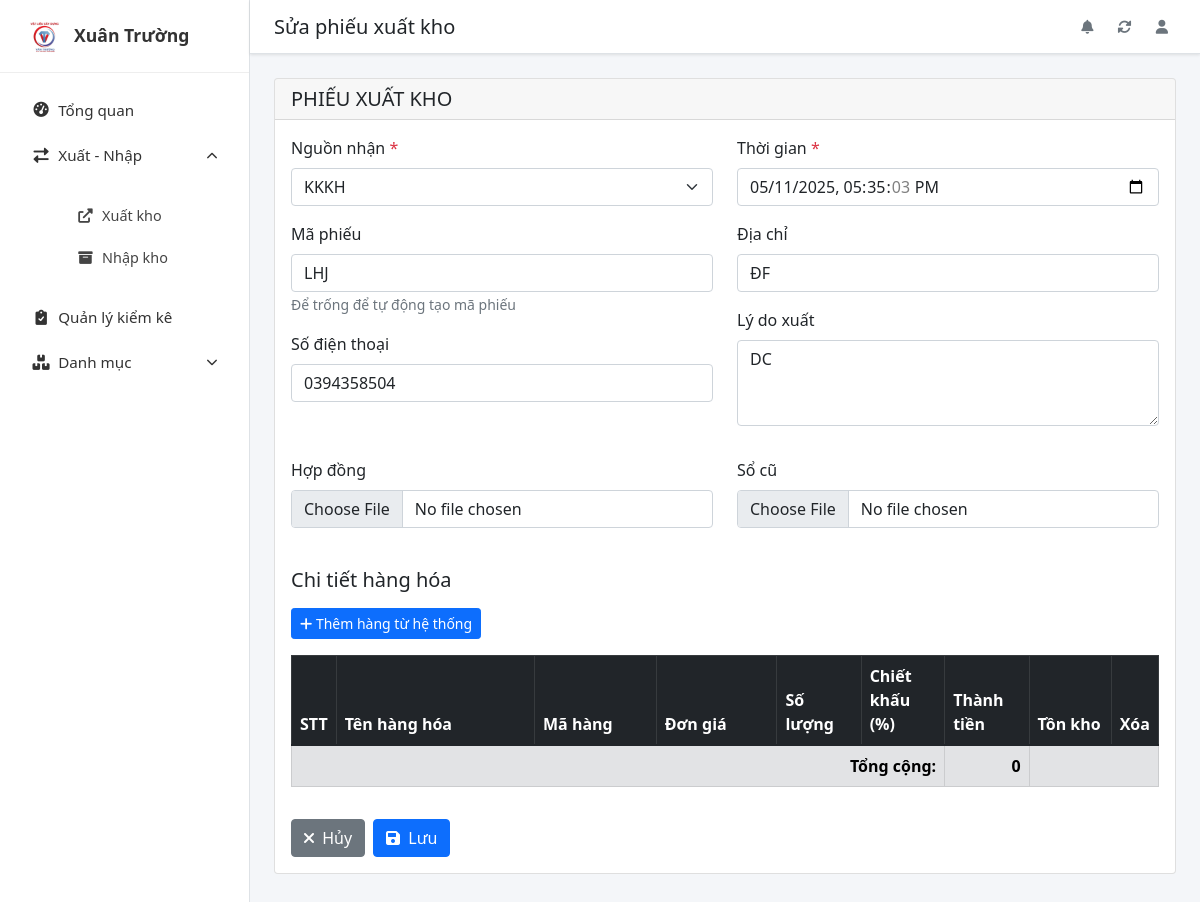
Page /app/xuatkho/LHJ/sua/ on the committed database.
### cuoiky/models.py (models this page shows, shortened)
class XuatKho(models.Model):
    ma_xuat = models.CharField(max_length=50, primary_key=True, verbose_name="Mã phiếu xuất")
    nguon_nhan = models.CharField(max_length=255, verbose_name="Nguồn nhận")
    thoi_gian = models.DateTimeField(default=timezone.now, verbose_name="Thời gian xuất")
    tinh_trang = models.CharField(
        max_length=50,
        choices=TINH_TRANG_XUATKHO_CHOICES,
        default='CHO_DUYET',
        verbose_name="Tình trạng phiếu"
    )
    tong = models.DecimalField(max_digits=15, decimal_places=2, default=0.00, verbose_name="Tổng tiền")
    tao_boi = models.ForeignKey(
        settings.AUTH_USER_MODEL,
        on_delete=models.SET_NULL,
        null=True,
        blank=True,
        related_name='phieu_xuat_kho',
        verbose_name="Người tạo"
    )
    ngay_tao = models.DateTimeField(auto_now_add=True, verbose_name="Ngày tạo phiếu")
    sdt = models.CharField(max_length=20, blank=True, null=True, verbose_name="Số điện thoại")
    diachi = models.CharField(max_length=500, blank=True, null=True, verbose_name="Địa chỉ")
    ly_do = models.TextField(blank=True, null=True, verbose_name="Lý do xuất")
    url_hop_dong = models.FileField(upload_to='files/xuatkho/hopdong/', blank=True, null=True, verbose_name="File hợp đồng")
    url_so_cu = models.FileField(upload_to='files/xuatkho/socu/', blank=True, null=True, verbose_name="File sổ cũ")
    class Meta:
        verbose_name = "Phiếu Xuất Kho"
        verbose_name_plural = "Phiếu Xuất Kho"
        ordering = ['-ngay_tao']

### cuoiky/views.py (the view, shortened to what this page needs)
# urls.py: path('xuatkho/<str:ma_xuat>/sua/', views.XuatKhoUpdateView.as_view(), name='xuatkho-update'),
class XuatKhoUpdateView(UpdateView):
    model = XuatKho
    form_class = XuatKhoForm
    template_name = 'cuoiky/xuatkho_form.html'
    pk_url_kwarg = 'ma_xuat'
    def get_object(self, queryset=None):
        return get_object_or_404(XuatKho, ma_xuat=self.kwargs.get('ma_xuat'))
    def get_context_data(self, **kwargs):
        context = super().get_context_data(**kwargs)
        if self.request.POST:
            context['chitiet_formset'] = ChiTietXuatFormSet(self.request.POST, instance=self.object)
        else:
            context['chitiet_formset'] = ChiTietXuatFormSet(instance=self.object)
        context['all_hanghoa'] = HangHoa.objects.filter(so_luong_he_thong__gt=0)
        return context

### cuoiky/forms.py
class XuatKhoForm(forms.ModelForm):
    class Meta:
        model = XuatKho
        fields = ['ma_xuat', 'nguon_nhan', 'thoi_gian', 'sdt', 'diachi', 'ly_do', 'url_hop_dong', 'url_so_cu']
        widgets = {
            'ma_xuat': forms.TextInput(attrs={'class': 'form-control', 'placeholder': 'Để trống để tự động tạo'}),
            'nguon_nhan': forms.TextInput(attrs={'class': 'form-control'}),
            'thoi_gian': forms.DateTimeInput(attrs={'class': 'form-control', 'type': 'datetime-local'}),
            'sdt': forms.TextInput(attrs={'class': 'form-control'}),
            'diachi': forms.TextInput(attrs={'class': 'form-control'}),
            'ly_do': forms.Textarea(attrs={'class': 'form-control', 'rows': 3}),
            'url_hop_dong': forms.FileInput(attrs={'class': 'form-control'}),
            'url_so_cu': forms.FileInput(attrs={'class': 'form-control'}),
        }

### cuoiky/templates/cuoiky/xuatkho_form.html (shortened to what this page needs)
{% extends 'cuoiky/base.html' %}
{% load static %}
{% load humanize %}
{% load widget_tweaks %}
{% block page_title %}{% if object %}Sửa phiếu xuất kho{% else %}Thêm mới phiếu xuất kho{% endif %}{% endblock %}
{% block content %}
<div class="card mb-4">
    <div class="card-header">
        <h5 class="mb-0">PHIẾU XUẤT KHO</h5>
    </div>
    <div class="card-body">
        <form method="post" enctype="multipart/form-data" id="xuatkhoForm">
            <div class="row mb-3">
                <div class="col-md-6">
                    <div class="mb-3">
                        <label for="{{ form.nguon_nhan.id_for_label }}" class="form-label">Nguồn nhận <span class="text-danger">*</span></label>
                        {{ form.nguon_nhan|attr:"class:form-select" }}
                    </div>
                    <div class="mb-3">
                        <label for="{{ form.ma_xuat.id_for_label }}" class="form-label">Mã phiếu</label>
                        {{ form.ma_xuat|attr:"class:form-control" |attr:"required:false" }}
                        <small class="text-muted">Để trống để tự động tạo mã phiếu</small>
                    </div>
                    <div class="mb-3">
                        <label for="{{ form.sdt.id_for_label }}" class="form-label">Số điện thoại</label>
                        {{ form.sdt|attr:"class:form-control" }}
                    </div>
                </div>
                <div class="col-md-6">
                    <div class="mb-3">
                        <label for="{{ form.thoi_gian.id_for_label }}" class="form-label">Thời gian <span class="text-danger">*</span></label>
                        {{ form.thoi_gian|attr:"class:form-control" }}
                    </div>
                    <div class="mb-3">
                        <label for="{{ form.diachi.id_for_label }}" class="form-label">Địa chỉ</label>
                        {{ form.diachi|attr:"class:form-control" }}
                    </div>
                    <div class="mb-3">
                        <label for="{{ form.ly_do.id_for_label }}" class="form-label">Lý do xuất</label>
                        {{ form.ly_do|attr:"class:form-control" }}
                    </div>
                </div>
            </div>
            <div class="row mb-4">
                <div class="col-md-6">
                    <div class="mb-3">
                        <label for="{{ form.url_hop_dong.id_for_label }}" class="form-label">Hợp đồng</label>
                        {{ form.url_hop_dong|attr:"class:form-control" }}
                    </div>
                </div>
                <div class="col-md-6">
                    <div class="mb-3">
                        <label for="{{ form.url_so_cu.id_for_label }}" class="form-label">Sổ cũ</label>
                        {{ form.url_so_cu|attr:"class:form-control" }}
                    </div>
                </div>
            </div>
            <h5 class="mb-3">Chi tiết hàng hóa</h5>
            <div class="mb-3">
                <button type="button" class="btn btn-primary btn-sm" id="add-item-system-btn" data-bs-toggle="modal" data-bs-target="#addItemsModal">
                    <i class="fas fa-plus"></i> Thêm hàng từ hệ thống
                </button>
            </div>
            <div class="table-responsive mb-3">
                <table class="table table-bordered table-hover" id="chitiet-table">
                    <thead class="table-dark">
                        <tr>
                            <th style="width: 5%">STT</th>
                            <th style="width: 25%">Tên hàng hóa</th>
                            <th style="width: 15%">Mã hàng</th>
                            <th style="width: 15%">Đơn giá</th>
                            <th style="width: 10%">Số lượng</th>
                            <th style="width: 10%">Chiết khấu (%)</th>
                            <th style="width: 10%">Thành tiền</th>
                            <th style="width: 10%">Tồn kho</th>
                            <th style="width: 5%">Xóa</th>
                        </tr>
                    </thead>
                    <tfoot>
                        <tr class="table-secondary">
                            <td colspan="6" class="text-end fw-bold">Tổng cộng:</td>
                            <td class="text-end fw-bold" id="tong-tien">
                                {% if object %}
                                    {{ object.tong|floatformat:0|intcomma }}
                                {% else %}
                                    0
                                {% endif %}
                            </td>
                            <td colspan="2"></td>
                        </tr>
                    </tfoot>
                </table>
            </div>
            <div class="d-flex gap-2">
                <a href="{% url 'xuatkho-list' %}" class="btn btn-secondary">
                    <i class="fas fa-times me-1"></i> Hủy
                </a>
                <button type="submit" class="btn btn-primary" id="save-button">
                    <i class="fas fa-save me-1"></i> Lưu
                </button>
            </div>
        </form>
    </div>
</div>
{% endblock %}

### cuoiky/templates/cuoiky/base.html (style rules this page uses)
body { display: flex; min-height: 100vh; background-color: #f4f6f9; }

### rows in the picture
XuatKho: nguon_nhan "KKKH", ma_xuat "LHJ", sdt "0394358504", thoi_gian "05/11/2025 17:35:03", diachi "ĐF", ly_do "DC", tong "0"
